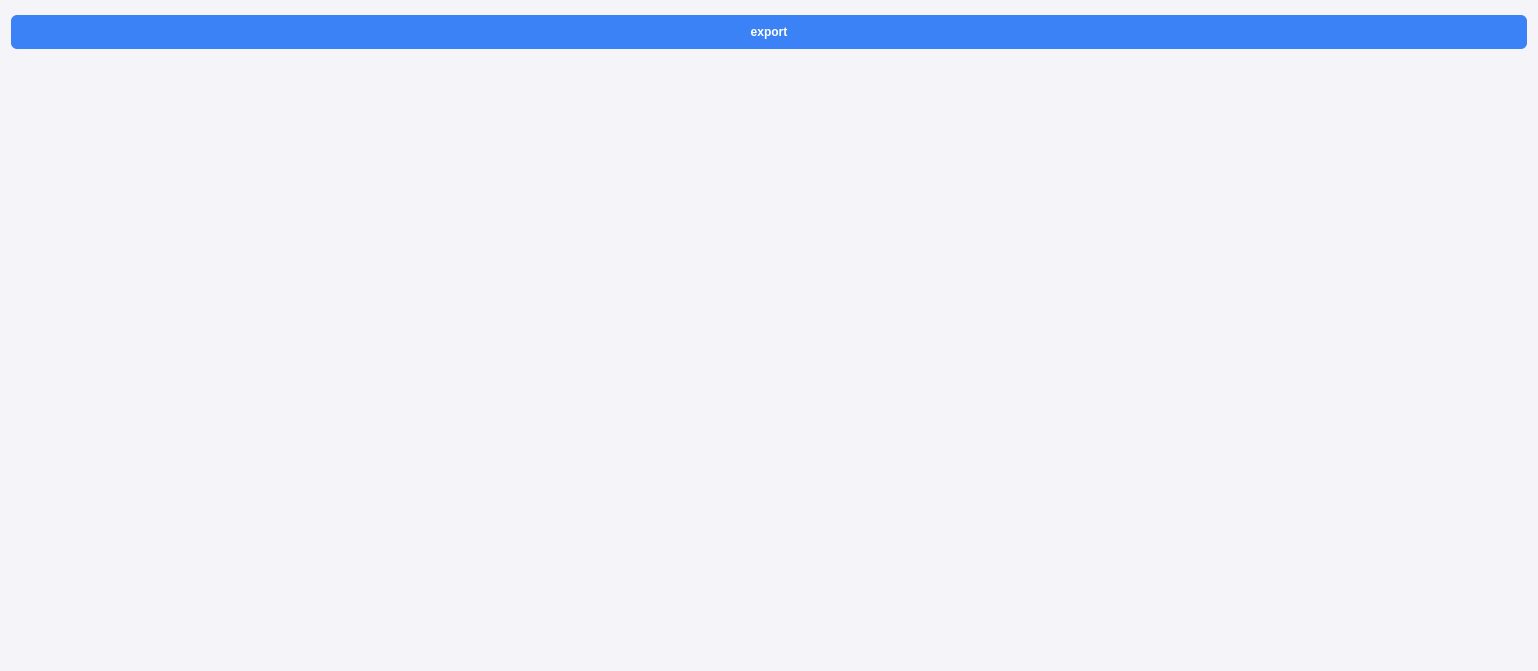
<?xml version="1.0" encoding="UTF-8"?>
<ui version="4.0">
 <class>Form</class>
 <widget class="QWidget" name="Form">
  <property name="geometry">
   <rect>
    <x>0</x>
    <y>0</y>
    <width>1538</width>
    <height>671</height>
   </rect>
  </property>
  <property name="sizePolicy">
   <sizepolicy hsizetype="Fixed" vsizetype="Maximum">
    <horstretch>0</horstretch>
    <verstretch>0</verstretch>
   </sizepolicy>
  </property>
  <property name="windowTitle">
   <string>Form</string>
  </property>
  <property name="styleSheet">
   <string notr="true">/* ComboBox Style */
QComboBox {
    background-color: #FFFFFF; /* White background for the dropdown */
    border: 1px solid #D1D5DB; /* Light border to match other elements */
    border-radius: 6px; /* Slightly rounded corners for a modern look */
    padding: 8px 12px; /* Padding for inner content */
    color: #333333; /* Dark gray text for readability */
    font-size: 16px; /* Consistent font size */
}

QComboBox::drop-down {
    border-left: 1px solid #D1D5DB; /* Separate drop-down button with a light border */
    background-color: #F4F4F9; /* Light modern background for the drop-down button */
    width: 30px; /* Width of the drop-down button */
    padding: 5px; /* Padding inside the drop-down button */
}

QComboBox::down-arrow {
    image: url(down-arrow.png); /* Custom down arrow icon */
    width: 12px; /* Size of the arrow */
    height: 12px;
}

QComboBox QAbstractItemView {
    background-color: #FFFFFF; /* White background for the dropdown list */
    border: 1px solid #D1D5DB; /* Light border for the list */
    padding: 8px; /* Padding around the items */
    selection-background-color: #3B82F6; /* Blue highlight for selected item */
    selection-color: white; /* White text on selected item */
    color: #333333; /* Dark gray text for list items */
}

/* Global Styles */
QWidget {
    background-color: #F4F4F9; /* Light modern background */
    font-family: &quot;Arial&quot;, sans-serif; /* Use a modern, clean font */
    color: #333333; /* Dark gray text for better visibility */
}

/* Box Style */
QFrame#box {
    background-color: #FFFFFF; /* White box color */
    border: 1px solid #D1D5DB; /* Light border */
    border-radius: 8px; /* Rounded corners */
    padding: 16px;
    margin: 8px;
    box-shadow: 0 4px 8px rgba(0, 0, 0, 0.1); /* Subtle shadow */
    color: #333333; /* Dark gray text inside the box */
}

/* Button Style */
QPushButton {
    background-color: #3B82F6; /* Blue background for the button */
    color: white; /* White text for visibility */
    border: none;
    border-radius: 6px;
    padding: 10px 20px;
    margin: 4px 0;
    font-weight: bold;
    transition: background-color 0.3s;
}

QPushButton:hover {
    background-color: #2563EB; /* Darker blue on hover */
}

QPushButton:pressed {
    background-color: #1D4ED8; /* Even darker blue on press */
}

/* Title Style */
QLabel#title {
    font-size: 24px;
    font-weight: bold;
    color: #111827; /* Darker color for the title to stand out on the light background */
    margin-bottom: 16px;
}

/* Radio Button Style */
QRadioButton {
    font-size: 16px;
    color: #333333; /* Dark gray text for better visibility */
}

QRadioButton::indicator {
    width: 20px;
    height: 20px;
    border-radius: 10px;
    border: 2px solid #3B82F6; /* Blue border */
    background-color: #FFFFFF; /* White background */
}

QRadioButton::indicator:checked {
    background-color: #3B82F6; /* Blue dot when checked */
    border: 2px solid #2563EB; /* Darker blue border when checked */
}
</string>
  </property>
  <layout class="QHBoxLayout" name="horizontalLayout_2">
   <item>
    <layout class="QVBoxLayout" name="verticalLayout_2">
     <property name="bottomMargin">
      <number>0</number>
     </property>
     <item>
      <layout class="QHBoxLayout" name="export_frame">
       <property name="spacing">
        <number>6</number>
       </property>
       <property name="topMargin">
        <number>0</number>
       </property>
       <item>
        <widget class="QPushButton" name="exportData">
         <property name="text">
          <string>export</string>
         </property>
        </widget>
       </item>
      </layout>
     </item>
     <item>
      <widget class="QWidget" name="formWidget_2" native="true">
       <property name="sizePolicy">
        <sizepolicy hsizetype="Fixed" vsizetype="Fixed">
         <horstretch>0</horstretch>
         <verstretch>40</verstretch>
        </sizepolicy>
       </property>
       <property name="minimumSize">
        <size>
         <width>600</width>
         <height>600</height>
        </size>
       </property>
       <property name="maximumSize">
        <size>
         <width>16777215</width>
         <height>600</height>
        </size>
       </property>
       <property name="baseSize">
        <size>
         <width>400</width>
         <height>400</height>
        </size>
       </property>
       <layout class="QHBoxLayout" name="horizontalLayout">
        <property name="topMargin">
         <number>35</number>
        </property>
        <item>
         <widget class="QLabel" name="plot_pic">
          <property name="enabled">
           <bool>true</bool>
          </property>
          <property name="sizePolicy">
           <sizepolicy hsizetype="Fixed" vsizetype="Fixed">
            <horstretch>0</horstretch>
            <verstretch>0</verstretch>
           </sizepolicy>
          </property>
          <property name="minimumSize">
           <size>
            <width>1500</width>
            <height>400</height>
           </size>
          </property>
          <property name="maximumSize">
           <size>
            <width>1500</width>
            <height>16777215</height>
           </size>
          </property>
          <property name="baseSize">
           <size>
            <width>600</width>
            <height>600</height>
           </size>
          </property>
          <property name="autoFillBackground">
           <bool>false</bool>
          </property>
          <property name="text">
           <string/>
          </property>
          <property name="pixmap">
           <pixmap resource="../resources/resource.qrc">:/newPrefix/images/wallhaven-01wzrv.jpg</pixmap>
          </property>
          <property name="scaledContents">
           <bool>true</bool>
          </property>
         </widget>
        </item>
       </layout>
      </widget>
     </item>
    </layout>
   </item>
  </layout>
 </widget>
 <resources>
  <include location="../resources/resource.qrc"/>
  <include location="../resources/resource.qrc"/>
  <include location="../resources/resource.qrc"/>
 </resources>
 <connections/>
</ui>
